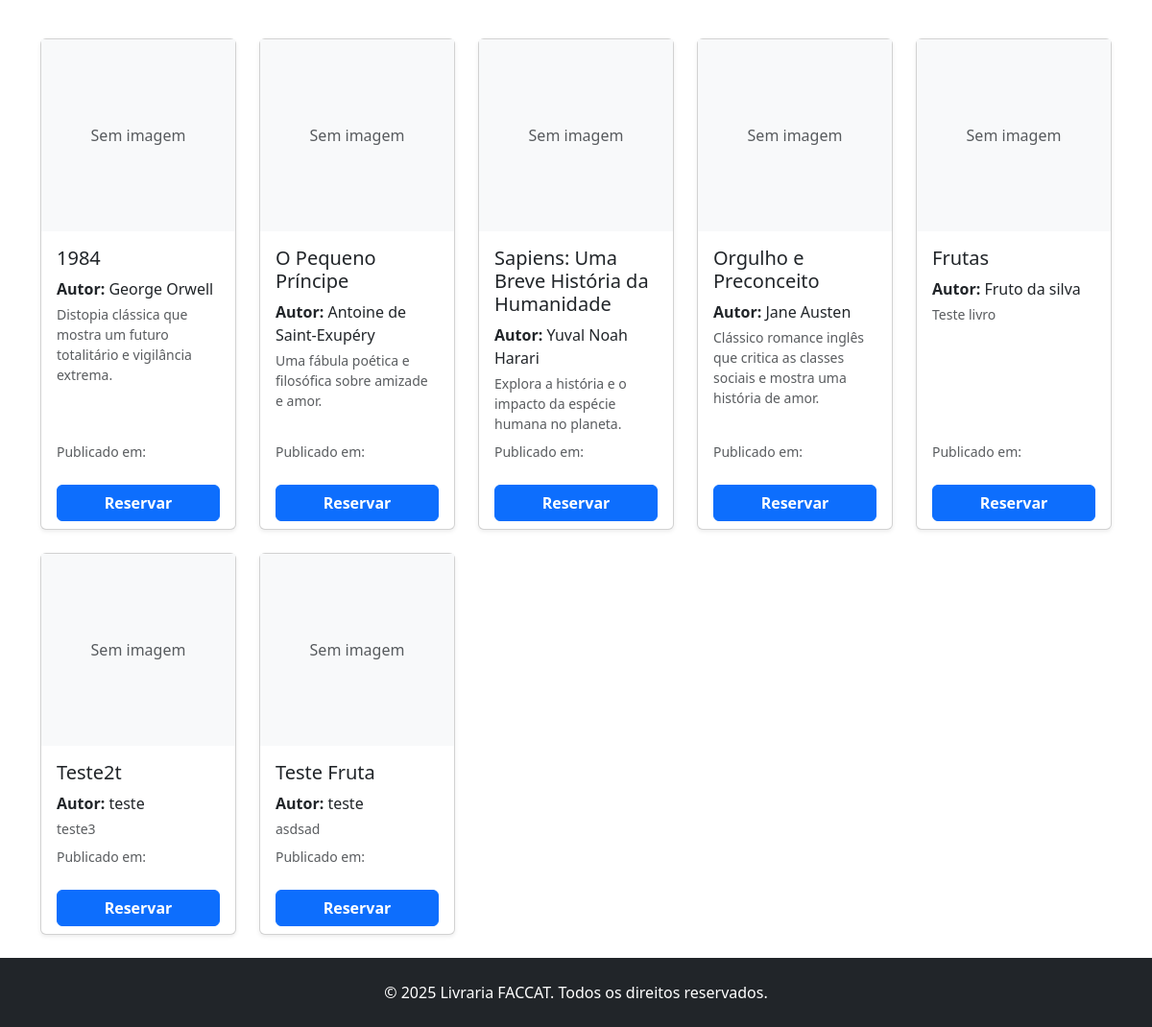
Screenshot of /livros/ with the database file from the repository.
### livros/models.py (models this page shows, shortened)
class Livro(models.Model):
    nome = models.CharField(max_length=100)
    autor = models.CharField(max_length=100)
    descricao = models.TextField()
    ano_publicacao = models.IntegerField(default=datetime.now().year)
    foto = StdImageField(
        upload_to='fotos/alunos',
        variations={'thumb': (150, 150), 'medium': (300, 300)},
        blank=True,
        null=True
    )
    isbn = models.CharField(max_length=17, blank=True, null=True, unique=True,
                            help_text="ISBN do livro (ex: 978-3-16-148410-0)")
    genero = models.CharField(max_length=20, choices=GENEROS, default='ficcao')
    quantidade = models.PositiveIntegerField(default=0)

### livros/views.py (the view)
# urls.py: path('livros/', include('livros.urls')),
def livros(request):
    livros = Livro.objects.all()
    dados = {
        'livros':livros
    }
    return render(request, 'livros/lista_livros.html', dados)

### livros/templates/livros/lista_livros.html (shortened to what this page needs)
{% extends 'base.html' %}
{% block content %}
<div class="container my-4">
    <div class="row row-cols-1 row-cols-md-2 row-cols-lg-3 row-cols-xl-5 g-4">
        {% for livro in livros %}
        <div class="col">
            <div class="card h-100 shadow-sm">
                {% if livro.foto.thumb.url %}
                <img src="{{ livro.foto.thumb.url }}" alt="Capa do livro {{ livro.nome }}" class="card-img-top"
                    style="max-height: 200px; object-fit: contain;">
                {% else %}
                <div class="d-flex align-items-center justify-content-center bg-light text-muted"
                    style="height: 200px;">
                    Sem imagem
                </div>
                {% endif %}
                <div class="card-body d-flex flex-column">
                    <h5 class="card-title">{{ livro.nome }}</h5>
                    <p class="card-text mb-1"><strong>Autor:</strong> {{ livro.autor }}</p>
                    <p class="card-text small text-muted mb-2">{{ livro.descricao }}</p>
                    <p class="card-text text-muted small mt-auto">Publicado em: {{ livro.data_publicacao }}</p>
                </div>
                <div class="card-footer bg-transparent border-0">
                    <a href="{% url 'livro_detalhes' id=livro.id %}" class="btn btn-primary w-100 fw-bold">Reservar</a>
                </div>
            </div>
        </div>
        {% endfor %}
    </div>
</div>
{% endblock %}

### rows the page displays
Livro: shows "Sem imagem", nome "1984", autor "George Orwell", descricao "Distopia clássica que mostra um futuro totalitário e vigilância extrema."
Livro: shows "Sem imagem", nome "O Pequeno Príncipe", autor "Antoine de Saint-Exupéry", descricao "Uma fábula poética e filosófica sobre amizade e amor."
Livro: shows "Sem imagem", nome "Sapiens: Uma Breve História da Humanidade", autor "Yuval Noah Harari", descricao "Explora a história e o impacto da espécie humana no planeta."
Livro: shows "Sem imagem", nome "Orgulho e Preconceito", autor "Jane Austen", descricao "Clássico romance inglês que critica as classes sociais e mostra uma história de amor."
Livro: shows "Sem imagem", nome "Frutas", autor "Fruto da silva", descricao "Teste livro"
Livro: shows "Sem imagem", nome "Teste2t", autor "teste", descricao "teste3"
Livro: shows "Sem imagem", nome "Teste Fruta", autor "teste", descricao "asdsad"
